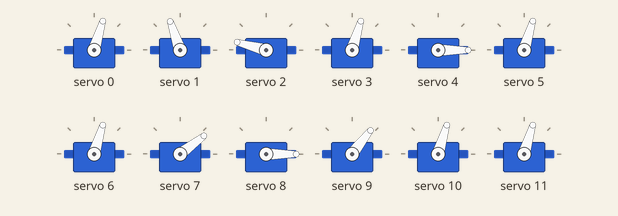
Recording of a sketch running on a simulated Arduino Uno, built with avr-gcc and run on an emulated ATmega328P. Parts: 12 × servo.

Above: at 0.05 s.
At 3.0 s:
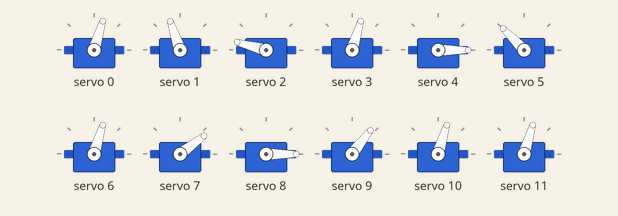
Timing chart, 0 to 6.9 s (numbered marks = the images above):
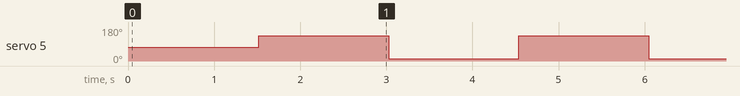

The sketch:

12-motores.ino
```cpp
#include <Wire.h>
#include <Adafruit_PWMServoDriver.h>

Adafruit_PWMServoDriver pwm = Adafruit_PWMServoDriver(0x40);

#define SERVO_FREQ 50

#define NUM_MOTORES 12

                     /* MOTOR 0   1   2 */
int maximoPWM[NUM_MOTORES] = {515,515,515,  /* PATA 0 */
                              515,515,515,  /* PATA 1 */
                              515,515,515,  /* PATA 2 */
                              515,515,515}; /* PATA 3 */

                     /* MOTOR 0  1  2 */
int minimoPWM[NUM_MOTORES] = {70,70,70,  /* PATA 0 */
                              70,70,70,  /* PATA 1 */
                              70,70,70,  /* PATA 2 */
                              70,70,70}; /* PATA 3 */

                        /* MOTOR 0   1   2 */
int maximoANGULO[NUM_MOTORES] = {205,205,205,  /* PATA 0 */
                                 205,205,205,  /* PATA 1 */
                                 205,205,205,  /* PATA 2 */
                                 205,205,205}; /* PATA 3 */
int minimoANGULO = 0;


                  /* MOTOR 0  1  2 */
int angulo[NUM_MOTORES] = {90,125,0,   /* PATA 0 */
                           90,10,90,   /* PATA 1 */
                           90,125,0,  /* PATA 2 */
                           70,90,90};  /* PATA 3 */

                     /* MOTOR 0 1 2 */
int invertido[NUM_MOTORES] = {0,0,1,  /* PATA 0 */
                              1,0,1,  /* PATA 1 */
                              1,1,0,  /* PATA 2 */
                              0,1,0}; /* PATA 3 */

                 /* MOTOR 0 1 2 */
int desvio[NUM_MOTORES] = {0,0,0,  /* PATA 0 */
                           0,0,0,  /* PATA 1 */
                           0,0,0,  /* PATA 2 */
                           0,0,0}; /* PATA 3 */

void setup() {
  pwm.begin();
  pwm.setOscillatorFrequency(27000000);
  pwm.setPWMFreq(SERVO_FREQ);
}

void loop(){
  for(int motor = 0; motor<12;motor++){
    if(invertido[motor]==0){
      pwm.setPWM(motor, 0, map(angulo[motor] + desvio[motor],
                               0,maximoANGULO[motor],
                               minimoPWM[motor],maximoPWM[motor]));
    }
    else{
      pwm.setPWM(motor, 0, map(180 - angulo[motor] + desvio[motor],
                               0,maximoANGULO[motor],
                               minimoPWM[motor],maximoPWM[motor]));
    }
  }

  angulo[5] = 30;
  delay(1500);

  for(int motor = 0; motor<12;motor++){
    if(invertido[motor]==0){
      pwm.setPWM(motor, 0, map(angulo[motor] + desvio[motor],
                               0,maximoANGULO[motor],
                               minimoPWM[motor],maximoPWM[motor]));
    }
    else{
      pwm.setPWM(motor, 0, map(180 - angulo[motor] + desvio[motor],
                               0,maximoANGULO[motor],
                               minimoPWM[motor],maximoPWM[motor]));
    }
  }

  angulo[5] = 150;
  delay(1500);

}
```

Measured:
- by itself, servo 5: alternates 134° for 1.5 s and 11° for 1.5 s
